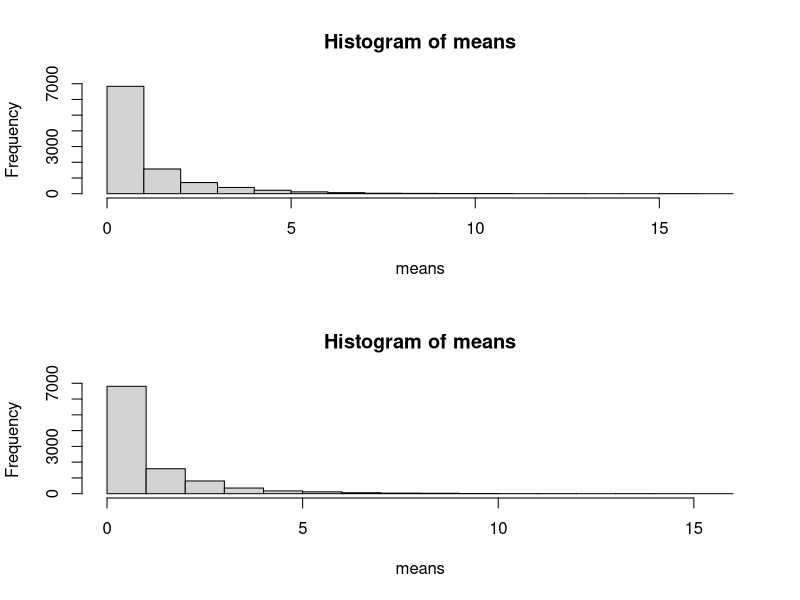
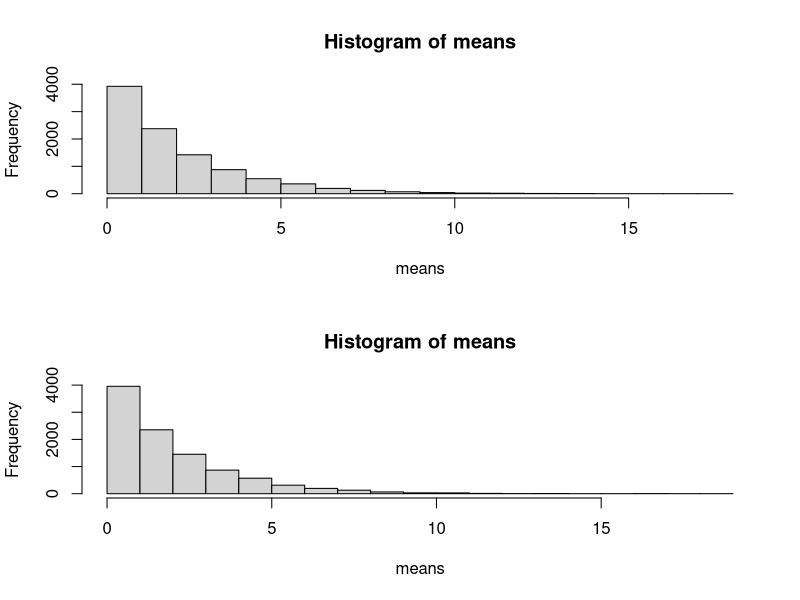
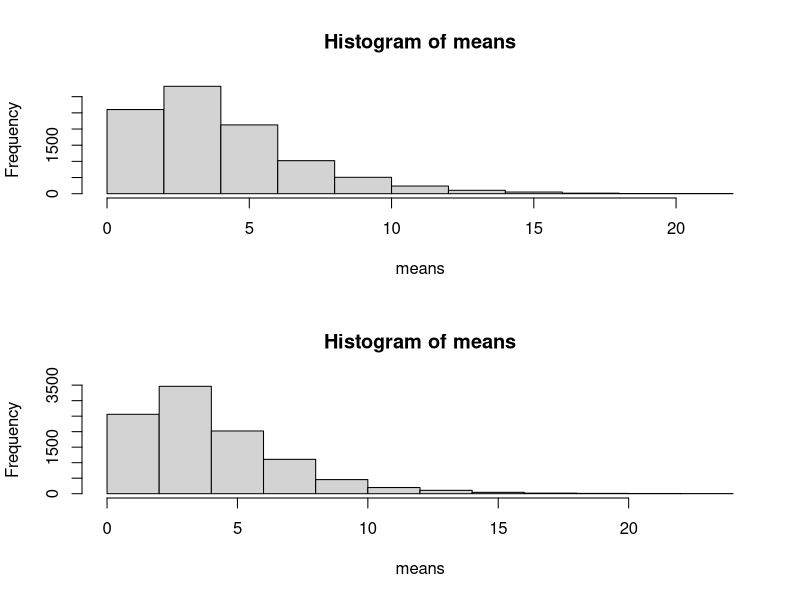
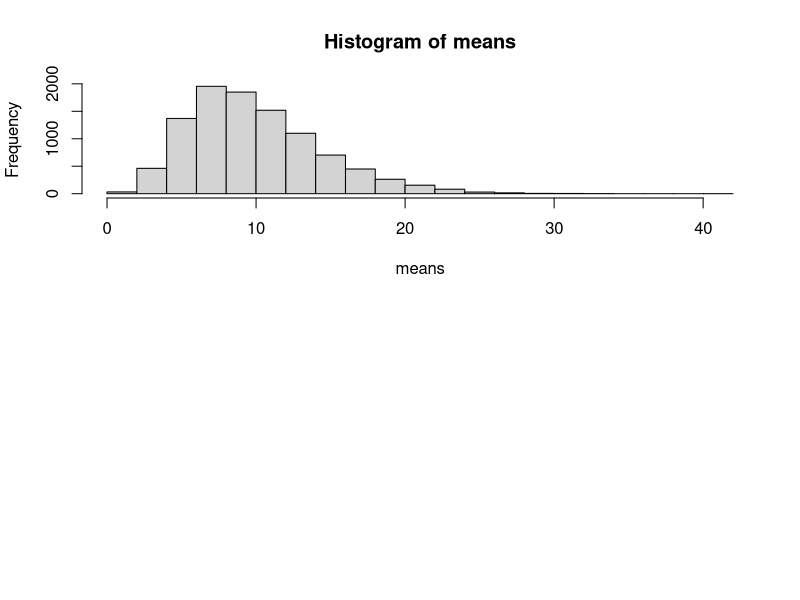

R code for these plots, in order: (Note: this script raises an error after producing the figures.)
#demonstrate chi-squared - z relationship

#first, look at one draw
means=1:10000
for (i in 1:length(means)){
means[i]=mean(rchisq(n=1, df=1))
}
par(mfrow=c(2,1))
hist(means)
for (i in 1:length(means)){
means[i]=rnorm(1,0,1)^2
}
hist(means)


#now, two draws
means=1:10000
for (i in 1:length(means)){
means[i]=mean(rchisq(n=1, df=2))
}
par(mfrow=c(2,1))
hist(means)
for (i in 1:length(means)){
means[i]=rnorm(1,0,1)^2+rnorm(1,0,1)^2
}
hist(means)


#now, four draws
means=1:10000
for (i in 1:length(means)){
means[i]=mean(rchisq(n=1, df=4))
}
par(mfrow=c(2,1))
hist(means)
for (i in 1:length(means)){
means[i]=rnorm(1,0,1)^2+rnorm(1,0,1)^2+rnorm(1,0,1)^2+rnorm(1,0,1)^2
}
hist(means)

#now, ten draws
means=1:10000
for (i in 1:length(means)){
means[i]=mean(rchisq(n=1, df=10))
}
par(mfrow=c(2,1))
hist(means)
for (i in 1:length(means)){
means[i]=rnorm(1,0,1)^2+rnorm(1,0,1)^2+rnorm(1,0,1)^2+rnorm(1,0,1)^2
+norm(1,0,1)^2+rnorm(1,0,1)^2+rnorm(1,0,1)^2+rnorm(1,0,1)^2
+norm(1,0,1)^2+rnorm(1,0,1)^2
}
hist(means)
